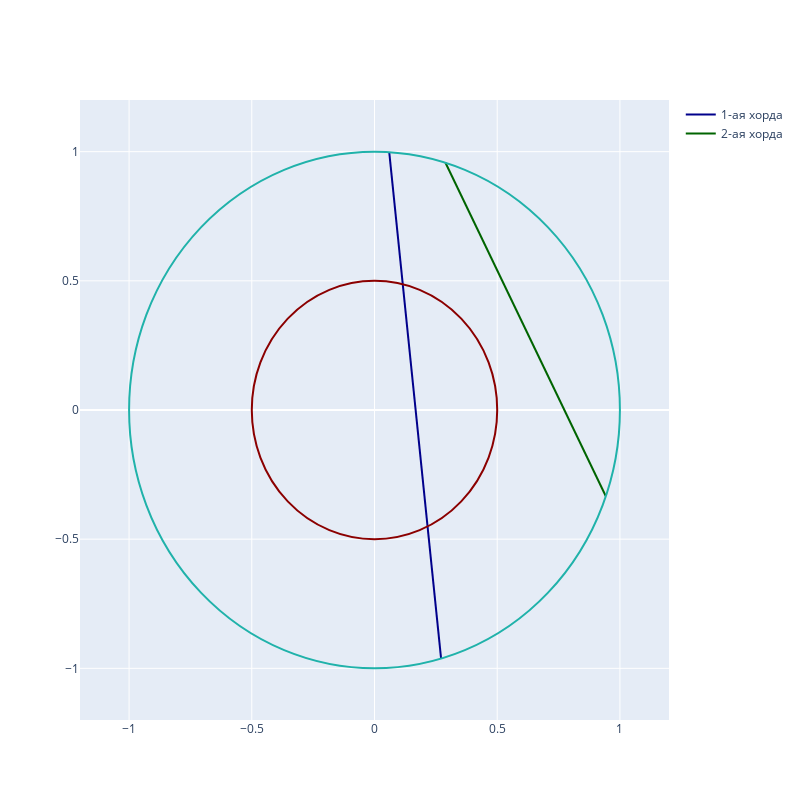

Source (notebook cell):
### Markdown cell above
Мы получили две случайные хорды, заданные координатами в декартовом базисе. Изобразим их на графике вместе с заданными окружностями.

### Code cell
x1 = np.linspace(Chord_1_xy[0,0], Chord_1_xy[1,0], 100)
y1 = np.linspace(Chord_1_xy[0,1], Chord_1_xy[1,1], 100)

x2 = np.linspace(Chord_2_xy[0,0], Chord_2_xy[1,0], 100)
y2 = np.linspace(Chord_2_xy[0,1], Chord_2_xy[1,1], 100)

fig = go.Figure()

fig.update_xaxes(range=[-1.2, 1.2], zeroline=False)
fig.update_yaxes(range=[-1.2, 1.2])

fig.add_trace(go.Scatter(x=x1, y=y1, line_color="DarkBlue", name = '1-ая хорда'))

fig.add_trace(go.Scatter(x=x2, y=y2, line_color="DarkGreen", name = '2-ая хорда'))

fig.update_layout(
    shapes=[
        dict(
            type="circle",
            xref="x",yref="y",
            x0=-1, y0=-1,
            x1= 1, y1= 1,
            line_color="LightSeaGreen",
        ),
        dict(
            type="circle",
            xref="x",yref="y",
            x0=-0.5, y0=-0.5,
            x1= 0.5, y1= 0.5,
            line_color="DarkRed",
        ),
    ]
)

fig.update_layout(width=800, height=800)

fig.show()
